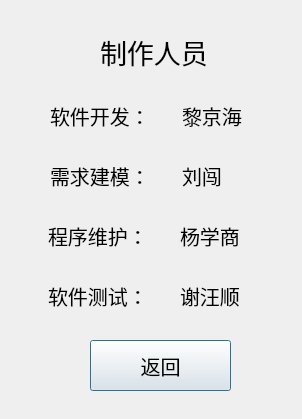
<?xml version="1.0" encoding="UTF-8"?>
<ui version="4.0">
 <class>Worker</class>
 <widget class="QDialog" name="Worker">
  <property name="geometry">
   <rect>
    <x>0</x>
    <y>0</y>
    <width>302</width>
    <height>419</height>
   </rect>
  </property>
  <property name="windowTitle">
   <string>制作人员</string>
  </property>
  <property name="styleSheet">
   <string notr="true">QDialog{
background-image:url(&quot;:/img/img/制作人员背景.png&quot;);
background-size:cover;
}</string>
  </property>
  <widget class="QLabel" name="label">
   <property name="geometry">
    <rect>
     <x>100</x>
     <y>31</y>
     <width>132</width>
     <height>42</height>
    </rect>
   </property>
   <property name="font">
    <font>
     <pointsize>20</pointsize>
    </font>
   </property>
   <property name="text">
    <string>制作人员</string>
   </property>
  </widget>
  <widget class="QLabel" name="label_2">
   <property name="geometry">
    <rect>
     <x>50</x>
     <y>100</y>
     <width>125</width>
     <height>31</height>
    </rect>
   </property>
   <property name="font">
    <font>
     <pointsize>15</pointsize>
    </font>
   </property>
   <property name="text">
    <string>软件开发：</string>
   </property>
  </widget>
  <widget class="QLabel" name="label_3">
   <property name="geometry">
    <rect>
     <x>50</x>
     <y>160</y>
     <width>125</width>
     <height>31</height>
    </rect>
   </property>
   <property name="font">
    <font>
     <pointsize>15</pointsize>
    </font>
   </property>
   <property name="text">
    <string>需求建模：</string>
   </property>
  </widget>
  <widget class="QLabel" name="label_4">
   <property name="geometry">
    <rect>
     <x>48</x>
     <y>220</y>
     <width>125</width>
     <height>31</height>
    </rect>
   </property>
   <property name="font">
    <font>
     <pointsize>15</pointsize>
    </font>
   </property>
   <property name="text">
    <string>程序维护：</string>
   </property>
  </widget>
  <widget class="QLabel" name="label_5">
   <property name="geometry">
    <rect>
     <x>48</x>
     <y>280</y>
     <width>125</width>
     <height>31</height>
    </rect>
   </property>
   <property name="font">
    <font>
     <pointsize>15</pointsize>
    </font>
   </property>
   <property name="text">
    <string>软件测试：</string>
   </property>
  </widget>
  <widget class="QLabel" name="name_1">
   <property name="geometry">
    <rect>
     <x>182</x>
     <y>100</y>
     <width>75</width>
     <height>31</height>
    </rect>
   </property>
   <property name="font">
    <font>
     <pointsize>15</pointsize>
    </font>
   </property>
   <property name="text">
    <string>黎京海</string>
   </property>
  </widget>
  <widget class="QLabel" name="name_2">
   <property name="geometry">
    <rect>
     <x>182</x>
     <y>160</y>
     <width>50</width>
     <height>31</height>
    </rect>
   </property>
   <property name="font">
    <font>
     <pointsize>15</pointsize>
    </font>
   </property>
   <property name="text">
    <string>刘闯</string>
   </property>
  </widget>
  <widget class="QLabel" name="name_3">
   <property name="geometry">
    <rect>
     <x>180</x>
     <y>220</y>
     <width>75</width>
     <height>31</height>
    </rect>
   </property>
   <property name="font">
    <font>
     <pointsize>15</pointsize>
    </font>
   </property>
   <property name="text">
    <string>杨学商</string>
   </property>
  </widget>
  <widget class="QLabel" name="name_4">
   <property name="geometry">
    <rect>
     <x>180</x>
     <y>280</y>
     <width>75</width>
     <height>31</height>
    </rect>
   </property>
   <property name="font">
    <font>
     <pointsize>15</pointsize>
    </font>
   </property>
   <property name="text">
    <string>谢汪顺</string>
   </property>
  </widget>
  <widget class="QPushButton" name="returnBeginning">
   <property name="geometry">
    <rect>
     <x>90</x>
     <y>340</y>
     <width>141</width>
     <height>51</height>
    </rect>
   </property>
   <property name="font">
    <font>
     <pointsize>15</pointsize>
    </font>
   </property>
   <property name="text">
    <string>返回</string>
   </property>
  </widget>
 </widget>
 <resources/>
 <connections/>
</ui>
